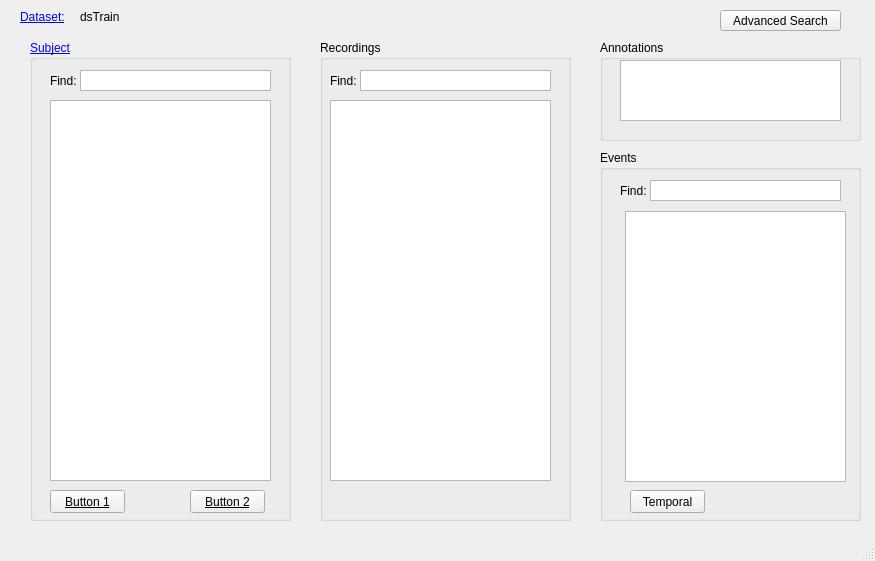
<?xml version="1.0" encoding="UTF-8"?>
<ui version="4.0">
 <class>MainWindow</class>
 <widget class="QMainWindow" name="MainWindow">
  <property name="geometry">
   <rect>
    <x>0</x>
    <y>0</y>
    <width>875</width>
    <height>561</height>
   </rect>
  </property>
  <property name="windowTitle">
   <string>MainWindow</string>
  </property>
  <widget class="QWidget" name="centralwidget">
   <widget class="QGroupBox" name="groupBox">
    <property name="geometry">
     <rect>
      <x>600</x>
      <y>40</y>
      <width>261</width>
      <height>101</height>
     </rect>
    </property>
    <property name="title">
     <string>Annotations</string>
    </property>
    <widget class="QListView" name="listView_5">
     <property name="geometry">
      <rect>
       <x>20</x>
       <y>20</y>
       <width>221</width>
       <height>61</height>
      </rect>
     </property>
    </widget>
   </widget>
   <widget class="QGroupBox" name="groupBox_2">
    <property name="geometry">
     <rect>
      <x>600</x>
      <y>150</y>
      <width>261</width>
      <height>371</height>
     </rect>
    </property>
    <property name="title">
     <string>Events</string>
    </property>
    <widget class="QLabel" name="label">
     <property name="geometry">
      <rect>
       <x>20</x>
       <y>30</y>
       <width>47</width>
       <height>21</height>
      </rect>
     </property>
     <property name="text">
      <string>Find:</string>
     </property>
    </widget>
    <widget class="QPlainTextEdit" name="plainTextEdit">
     <property name="geometry">
      <rect>
       <x>50</x>
       <y>30</y>
       <width>191</width>
       <height>21</height>
      </rect>
     </property>
     <property name="verticalScrollBarPolicy">
      <enum>Qt::ScrollBarAlwaysOff</enum>
     </property>
     <property name="horizontalScrollBarPolicy">
      <enum>Qt::ScrollBarAlwaysOff</enum>
     </property>
    </widget>
    <widget class="QListView" name="listView">
     <property name="geometry">
      <rect>
       <x>25</x>
       <y>61</y>
       <width>221</width>
       <height>271</height>
      </rect>
     </property>
    </widget>
    <widget class="QPushButton" name="pushButton_4">
     <property name="geometry">
      <rect>
       <x>30</x>
       <y>340</y>
       <width>75</width>
       <height>23</height>
      </rect>
     </property>
     <property name="text">
      <string>Temporal</string>
     </property>
    </widget>
   </widget>
   <widget class="QPushButton" name="pushButton">
    <property name="geometry">
     <rect>
      <x>720</x>
      <y>10</y>
      <width>121</width>
      <height>21</height>
     </rect>
    </property>
    <property name="text">
     <string>Advanced Search</string>
    </property>
   </widget>
   <widget class="QGroupBox" name="groupBox_3">
    <property name="geometry">
     <rect>
      <x>30</x>
      <y>40</y>
      <width>261</width>
      <height>481</height>
     </rect>
    </property>
    <property name="palette">
     <palette>
      <active>
       <colorrole role="WindowText">
        <brush brushstyle="SolidPattern">
         <color alpha="255">
          <red>0</red>
          <green>0</green>
          <blue>255</blue>
         </color>
        </brush>
       </colorrole>
      </active>
      <inactive>
       <colorrole role="WindowText">
        <brush brushstyle="SolidPattern">
         <color alpha="255">
          <red>0</red>
          <green>0</green>
          <blue>255</blue>
         </color>
        </brush>
       </colorrole>
      </inactive>
      <disabled>
       <colorrole role="WindowText">
        <brush brushstyle="SolidPattern">
         <color alpha="255">
          <red>120</red>
          <green>120</green>
          <blue>120</blue>
         </color>
        </brush>
       </colorrole>
      </disabled>
     </palette>
    </property>
    <property name="font">
     <font>
      <underline>true</underline>
     </font>
    </property>
    <property name="title">
     <string>Subject</string>
    </property>
    <widget class="QLabel" name="label_2">
     <property name="geometry">
      <rect>
       <x>20</x>
       <y>30</y>
       <width>47</width>
       <height>21</height>
      </rect>
     </property>
     <property name="palette">
      <palette>
       <active>
        <colorrole role="WindowText">
         <brush brushstyle="SolidPattern">
          <color alpha="255">
           <red>0</red>
           <green>0</green>
           <blue>0</blue>
          </color>
         </brush>
        </colorrole>
       </active>
       <inactive>
        <colorrole role="WindowText">
         <brush brushstyle="SolidPattern">
          <color alpha="255">
           <red>0</red>
           <green>0</green>
           <blue>0</blue>
          </color>
         </brush>
        </colorrole>
       </inactive>
       <disabled>
        <colorrole role="WindowText">
         <brush brushstyle="SolidPattern">
          <color alpha="255">
           <red>120</red>
           <green>120</green>
           <blue>120</blue>
          </color>
         </brush>
        </colorrole>
       </disabled>
      </palette>
     </property>
     <property name="font">
      <font>
       <underline>false</underline>
      </font>
     </property>
     <property name="text">
      <string>Find:</string>
     </property>
    </widget>
    <widget class="QPlainTextEdit" name="plainTextEdit_2">
     <property name="geometry">
      <rect>
       <x>50</x>
       <y>30</y>
       <width>191</width>
       <height>21</height>
      </rect>
     </property>
     <property name="verticalScrollBarPolicy">
      <enum>Qt::ScrollBarAlwaysOff</enum>
     </property>
     <property name="horizontalScrollBarPolicy">
      <enum>Qt::ScrollBarAlwaysOff</enum>
     </property>
    </widget>
    <widget class="QListView" name="listView_2">
     <property name="geometry">
      <rect>
       <x>20</x>
       <y>60</y>
       <width>221</width>
       <height>381</height>
      </rect>
     </property>
    </widget>
    <widget class="QPushButton" name="pushButton_2">
     <property name="geometry">
      <rect>
       <x>20</x>
       <y>450</y>
       <width>75</width>
       <height>23</height>
      </rect>
     </property>
     <property name="text">
      <string>Button 1</string>
     </property>
    </widget>
    <widget class="QPushButton" name="pushButton_3">
     <property name="geometry">
      <rect>
       <x>160</x>
       <y>450</y>
       <width>75</width>
       <height>23</height>
      </rect>
     </property>
     <property name="text">
      <string>Button 2</string>
     </property>
    </widget>
   </widget>
   <widget class="QGroupBox" name="groupBox_4">
    <property name="geometry">
     <rect>
      <x>320</x>
      <y>40</y>
      <width>251</width>
      <height>481</height>
     </rect>
    </property>
    <property name="title">
     <string>Recordings</string>
    </property>
    <widget class="QLabel" name="label_3">
     <property name="geometry">
      <rect>
       <x>10</x>
       <y>30</y>
       <width>47</width>
       <height>21</height>
      </rect>
     </property>
     <property name="text">
      <string>Find:</string>
     </property>
    </widget>
    <widget class="QPlainTextEdit" name="plainTextEdit_3">
     <property name="geometry">
      <rect>
       <x>40</x>
       <y>30</y>
       <width>191</width>
       <height>21</height>
      </rect>
     </property>
     <property name="verticalScrollBarPolicy">
      <enum>Qt::ScrollBarAlwaysOff</enum>
     </property>
     <property name="horizontalScrollBarPolicy">
      <enum>Qt::ScrollBarAlwaysOff</enum>
     </property>
    </widget>
    <widget class="QListView" name="listView_3">
     <property name="geometry">
      <rect>
       <x>10</x>
       <y>60</y>
       <width>221</width>
       <height>381</height>
      </rect>
     </property>
    </widget>
   </widget>
   <widget class="QLabel" name="label_4">
    <property name="geometry">
     <rect>
      <x>20</x>
      <y>10</y>
      <width>47</width>
      <height>13</height>
     </rect>
    </property>
    <property name="palette">
     <palette>
      <active>
       <colorrole role="WindowText">
        <brush brushstyle="SolidPattern">
         <color alpha="255">
          <red>0</red>
          <green>0</green>
          <blue>255</blue>
         </color>
        </brush>
       </colorrole>
      </active>
      <inactive>
       <colorrole role="WindowText">
        <brush brushstyle="SolidPattern">
         <color alpha="255">
          <red>0</red>
          <green>0</green>
          <blue>255</blue>
         </color>
        </brush>
       </colorrole>
      </inactive>
      <disabled>
       <colorrole role="WindowText">
        <brush brushstyle="SolidPattern">
         <color alpha="255">
          <red>120</red>
          <green>120</green>
          <blue>120</blue>
         </color>
        </brush>
       </colorrole>
      </disabled>
     </palette>
    </property>
    <property name="font">
     <font>
      <underline>true</underline>
     </font>
    </property>
    <property name="text">
     <string>Dataset:</string>
    </property>
   </widget>
   <widget class="QLabel" name="label_5">
    <property name="geometry">
     <rect>
      <x>80</x>
      <y>10</y>
      <width>47</width>
      <height>13</height>
     </rect>
    </property>
    <property name="text">
     <string>dsTrain</string>
    </property>
   </widget>
  </widget>
  <widget class="QMenuBar" name="menubar">
   <property name="geometry">
    <rect>
     <x>0</x>
     <y>0</y>
     <width>875</width>
     <height>21</height>
    </rect>
   </property>
  </widget>
  <widget class="QStatusBar" name="statusbar"/>
 </widget>
 <resources/>
 <connections/>
</ui>
